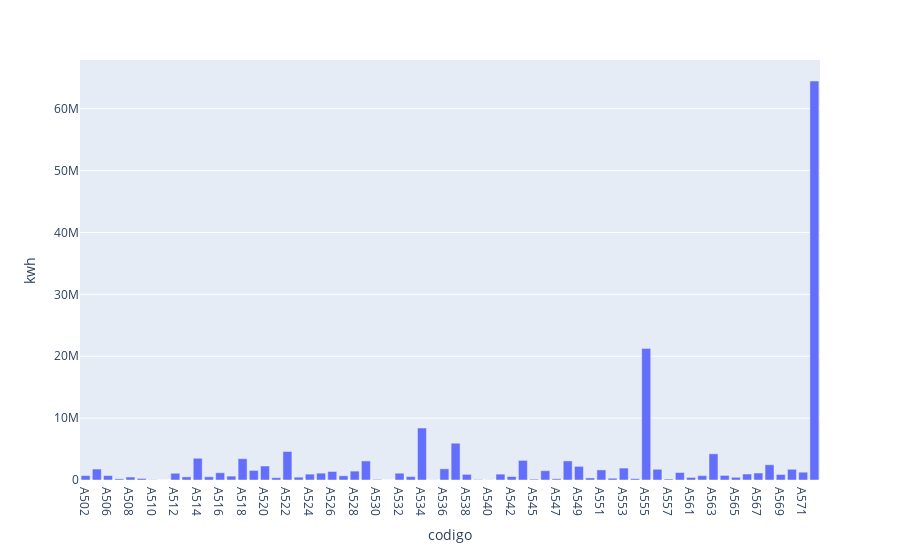

Here is the notebook cell this chart was saved with:
### Code cell
planilha['ENERCOnn'][['codigo','kwh']].plot(kind='bar', x='codigo', y='kwh')

### Figure 1 — Plotly figure (JSON) as saved in the notebook; plotly's stock layout.template omitted (floating-point values rounded to 4 significant figures)
{"data": [{"alignmentgroup": "True", "hovertemplate": "codigo=%{x}<br>kwh=%{y}<extra></extra>", "legendgroup": "", "marker": {"color": "#636efa", "pattern": {"shape": ""}}, "name": "", "offsetgroup": "", "orientation": "v", "showlegend": false, "textposition": "auto", "type": "bar", "x": ["A502", "A505", "A506", "A507", "A508", "A509", "A510", "A511", "A512", "A513", "A514", "A515", "A516", "A517", "A518", "A519", "A520", "A521", "A522", "A523", "A524", "A525", "A526", "A527", "A528", "A529", "A530", "A531", "A532", "A533", "A534", "A535", "A536", "A537", "A538", "A539", "A540", "A541", "A542", "A544", "A545", "A546", "A547", "A548", "A549", "A550", "A551", "A552", "A553", "A554", "A555", "A556", "A557", "A559", "A561", "A562", "A563", "A564", "A565", "A566", "A567", "A568", "A569", "A570", "A571", "F501"], "xaxis": "x", "y": [713300.0, 1770000.0, 715300.0, 186000.0, 480900.0, 253300.0, 43720.0, 5528.0, 1090000.0, 507400.0, 3510000.0, 518500.0, 1175000.0, 627100.0, 3445000.0, 1546000.0, 2262000.0, 370900.0, 4607000.0, 459200.0, 947400.0, 1110000.0, 1377000.0, 678200.0, 1437000.0, 3077000.0, 94540.0, 5183.0, 1099000.0, 554500.0, 8399000.0, 18200.0, 1809000.0, 5945000.0, 913100.0, 68820.0, 19800.0, 947600.0, 561200.0, 3170000.0, 136100.0, 1502000.0, 194200.0, 3084000.0, 2203000.0, 334600.0, 1632000.0, 283300.0, 1930000.0, 216800.0, 21270000.0, 1736000.0, 161100.0, 1208000.0, 416700.0, 709200.0, 4236000.0, 741300.0, 434300.0, 968700.0, 1131000.0, 2464000.0, 895800.0, 1734000.0, 1264000.0, 64480000.0], "yaxis": "y"}], "layout": {"barmode": "relative", "legend": {"tracegroupgap": 0}, "margin": {"t": 60}, "xaxis": {"anchor": "y", "domain": [0, 1], "title": {"text": "codigo"}}, "yaxis": {"anchor": "x", "domain": [0, 1], "title": {"text": "kwh"}}}}
